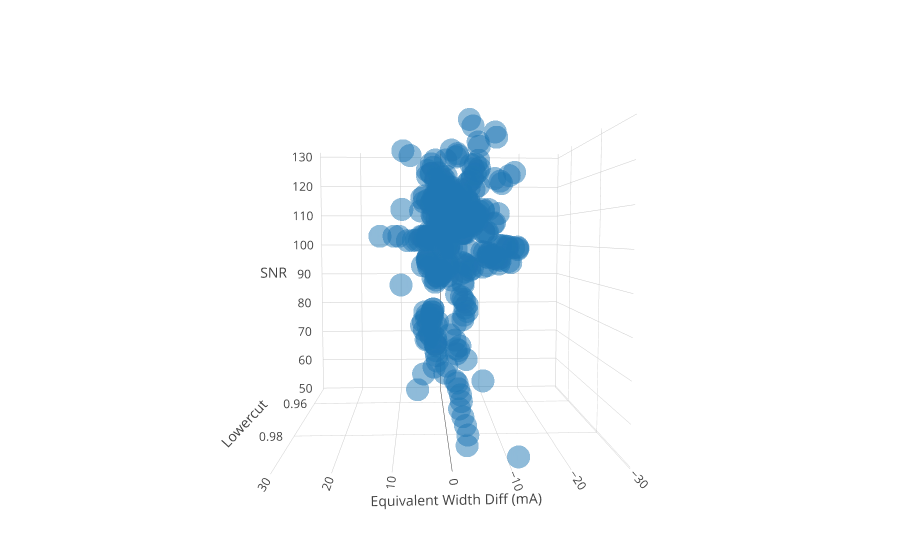

Source (notebook cell):
### Code cell
# Find optimal lowercut value
write_out = False
plot = True

with open(outputs[0]) as jsonfile:
    jsondata = json.load(jsonfile)
    key = list(jsondata.keys())[2]
    lowcuts = [cut for cut,ew in jsondata[key]]
    line_list = list(jsondata.keys())
    line_list = np.array(sorted(np.array(line_list).astype(float))).astype(str)

if write_out:
    f_out = open("as.txt","w")
solns_dev = []
closest_dev = []
closest_pdiffs = []

line_dict = {}
n=30
for line in line_list[n:n+1]:
    print(line)
    pdiff_all = []
    lowercut_all = []
    snr_all = []
    #pdiff_iso = []
    #snr_iso = []
    for i in range(len(outputs)):
        if 'ngc2204_3321red' in outputs[i]:
            pass
        clust, star = outputs[i].split("/")[-1].split("_")[0:2]
        star = star[0:-3]
        #print(clust, star)
        idx = snr_dict[clust].index[snr_dict[clust]['Star'] == int(star)].tolist()
        snr = float(snr_dict[clust].loc[idx]['S/N'])
        #print(snr)

        with open(outputs[i]) as jsonfile, open(by_hand[i]) as ewfile:
            
            jsondata = json.load(jsonfile)
            handdata = pd.read_csv(ewfile, delim_whitespace = True, header = None)[[0,4]]
            hand_dict = dict(zip([str(i) for i in handdata[0].tolist()], handdata[4].tolist()))
            key = line
            lowercut = [cut for cut,ew in jsondata[key]]
            ew_meas = [ew for cut,ew in jsondata[key]]
            #print(outputs[i])
            #print(ew_meas)
            #print(hand_dict[key])
            
            label = disp_df['JSON File'][i].split('/')[-1].split('.')[0]
            if hand_dict[key] == 0:
                continue
            if len(lowercut) < len_range:
                continue
            
            ew_pdiff = ((np.array(ew_meas)-hand_dict[key])/hand_dict[key]) * 100
            ew_absdiff = np.array(ew_meas) - hand_dict[key]
            #plt.plot(lowercut,ew_pdiff,'.',color='k')
            #print(pdiff_all, list(ew_absdiff))
            #print(hand_dict[key])
            pdiff_all = pdiff_all+list(ew_absdiff)
            lowercut_all = lowercut_all + lowercut
            snr_all = snr_all + [snr]*len(ew_absdiff)
            #pdiff_iso = pdiff_iso + [ew_absdiff[8]]
            #snr_iso = snr_iso + [snr]
            
    trace1 = go.Scatter3d(x=pdiff_all,y=lowercut_all,z=snr_all,
                          mode='markers',opacity=0.5) 

    
    data = [trace1]
    layout = go.Layout(scene = dict(xaxis = dict(title='Equivalent Width Diff (mA)', range = [-30,30]),yaxis = dict(title='Lowercut'),zaxis = dict(title='SNR'),),width=700,margin=dict(r=20, b=10, l=10, t=10))
    fig = go.Figure(data=data, layout=layout)
    iplot(fig, filename = 'snr_lowercut')

### Figure 1 — Plotly figure (JSON) as saved in the notebook; plotly's stock layout.template omitted (floating-point values rounded to 4 significant figures; data arrays with more than 128 entries replaced by an {"elided": "..."} marker saying what was removed)
{"data": [{"mode": "markers", "opacity": 0.5, "type": "scatter3d", "x": {"elided": "420 float values"}, "y": {"elided": "420 float values"}, "z": {"elided": "420 int values"}}], "layout": {"autosize": true, "margin": {"b": 10, "l": 10, "r": 20, "t": 10}, "scene": {"aspectmode": "auto", "aspectratio": {"x": 1, "y": 1, "z": 1}, "camera": {"center": {"x": 0, "y": 0, "z": 0}, "eye": {"x": 0.09122, "y": 2.269, "z": 0.1506}, "up": {"x": 0, "y": 0, "z": 1}}, "xaxis": {"range": [-30, 30], "title": "Equivalent Width Diff (mA)", "type": "linear"}, "yaxis": {"title": "Lowercut", "type": "linear"}, "zaxis": {"title": "SNR", "type": "linear"}}}}
